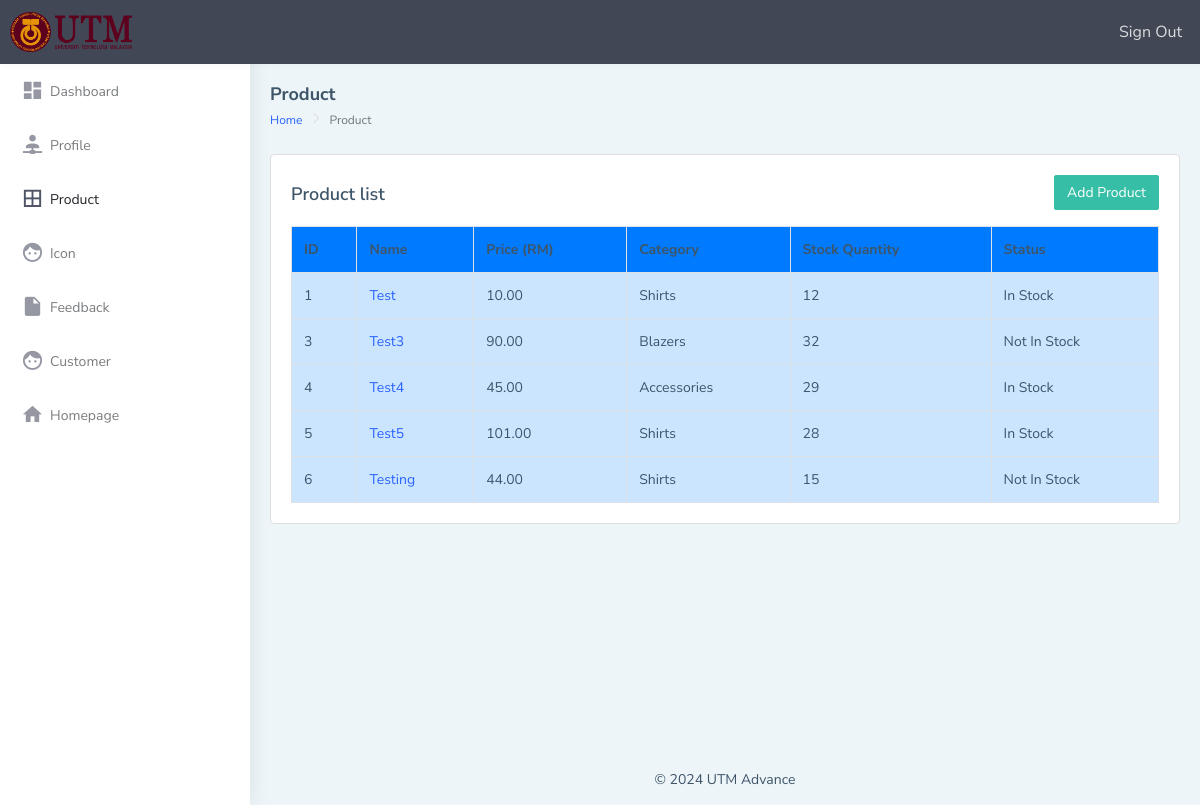
Page /AS/Product.php on the earlier database version.
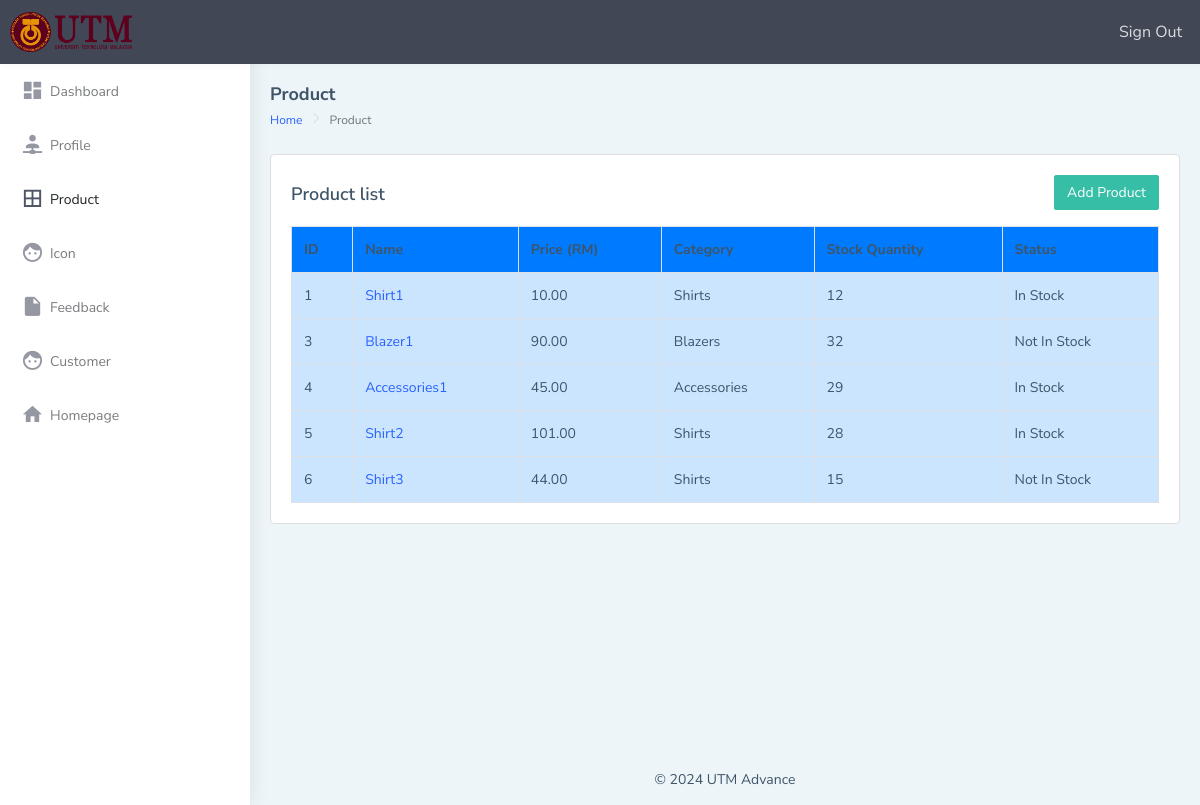
Same page on the later database version.
### tables this page shows
CREATE TABLE `product` (
  `ProductID` int(11) NOT NULL,
  `ProductName` varchar(255) NOT NULL,
  `Price` decimal(10,2) NOT NULL,
  `Category` varchar(100) NOT NULL,
  `StockQuantity` int(11) NOT NULL,
  `Status` varchar(50) NOT NULL,
  `Image` varchar(255) DEFAULT NULL
);

### AS/Product.php (the view, shortened to what the changed rows need)
<?php
require('../Function/config.php');
$query = "SELECT * FROM product";
$result = mysqli_query($con, $query);
?>
<!DOCTYPE html>
<html dir="ltr" lang="en">
<head>
    <link href="dist/css/style.min.css" rel="stylesheet">
</head>
<body>
    <div id="main-wrapper" data-layout="vertical" data-navbarbg="skin5" data-sidebartype="full"
        data-sidebar-position="absolute" data-header-position="absolute" data-boxed-layout="full">
        <div class="page-wrapper">
            <div class="container-fluid">
            <div class="row">
                <div class="col-12">
                    <div class="card">
                        <div class="table-responsive">
                            <table class="table table-bordered">
                                <thead>
                                    <tr>
                                        <th scope="col">ID</th>
                                        <th scope="col">Name</th>
                                        <th scope="col">Price (RM)</th>
                                        <th scope="col">Category</th>
                                        <th scope="col">Stock Quantity</th>
                                        <th scope="col">Status</th>
                                    </tr>
                                </thead>
                                <tbody>
                                    <?php
                                    if (mysqli_num_rows($result) > 0) {
                                        while ($row = mysqli_fetch_assoc($result)) {
                                            echo "<tr>";
                                            echo "<td>" . $row['ProductID'] . "</td>";
                                            echo "<td><a href='../Function/GetProductDetails.php?id=" . $row['ProductID'] . "'>" . $row['ProductName'] . "</a></td>";
                                            echo "<td>" . $row['Price'] . "</td>";
                                            echo "<td>" . $row['Category'] . "</td>";
                                            echo "<td>" . $row['StockQuantity'] . "</td>";
                                            echo "<td>" . $row['Status'] . "</td>";
                                            echo "</tr>";
                                        }
                                    } else {
                                        echo "<tr><td colspan='7'>No products found</td></tr>";
                                    }
                                    ?>
                                </tbody>
                            </table>
                        </div>
                    </div>
                </div>
            </div>
        </div>
        </div>
    </div>
</body>
</html>

Differences in the rows shown:
changed product id 1: ProductName "Test" → "Shirt1"
changed product "Blazers": ProductName "Test3" → "Blazer1"
changed product "Accessories": ProductName "Test4" → "Accessories1"
changed product id 5: ProductName "Test5" → "Shirt2"
changed product id 6: ProductName "Testing" → "Shirt3"
